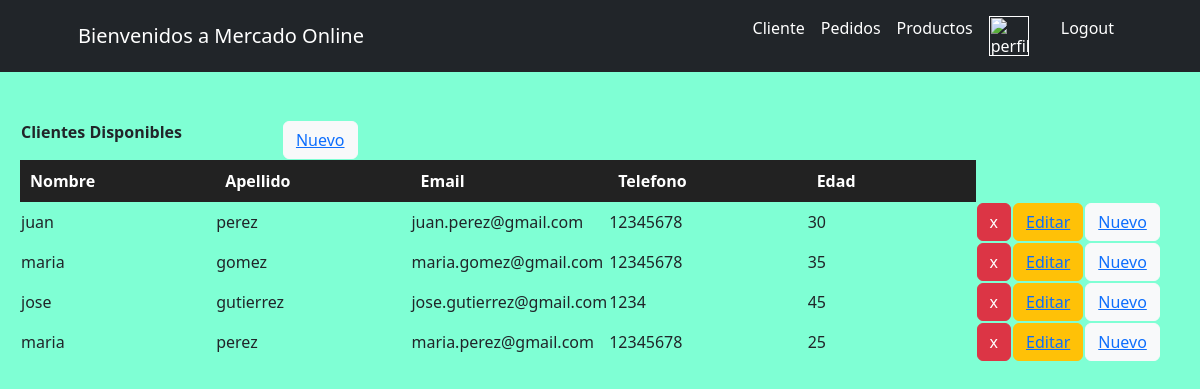
The page /MercadoApp/cliente/ on the database as committed earlier.
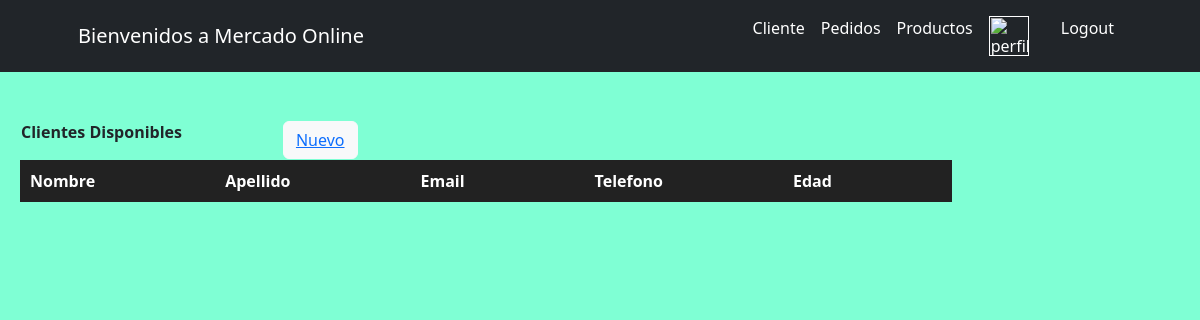
The same page on the database as committed later.
### MercadoApp/models.py (models this page shows, shortened)
class Cliente(models.Model):
    nombre = models.CharField(max_length=30)
    apellido = models.CharField(max_length=30)
    email = models.EmailField()
    telefono = models.IntegerField()
    edad = models.IntegerField()

### MercadoApp/views.py (the view)
# urls.py: path("cliente/", cliente, name="Cliente"),
def cliente(request):
    avatar = getavatar(request)
    Clientes = Cliente.objects.all() #pido toda la informacion que tenga Cliente alojada en su base de datos
    return render(request, "MercadoApp/Cliente.html", {"Clientes":Clientes, "avatar":avatar}) #genera una lista con los datos de todos los clientes, y que podemos usar luego en el template Clientes

### MercadoApp/templates/MercadoApp/Cliente.html (shortened to what this page needs)
<div>
    {% extends "MercadoApp/inicio.html" %}
    {% load static %}
        {% block contenidoQueCambia %}
            <div class="formClienteFormulario">
            <table id="buscarPedido">
                <th><p>Clientes Disponibles</p></th>
                <th><button class="btn btn-light btnNuevoCliente"><a href="{% url 'clienteFormulario' %}" >Nuevo</a></button></th>
            </table>
            <table id="tableInfoClientes">
                <tr id="tituloTablaClientes">
                    <th>Nombre</th>
                    <th>Apellido</th>
                    <th>Email</th>
                    <th>Telefono</th>
                    <th>Edad</th>
                </tr>
                <tr>
                    {% for cliente in Clientes %}
                        <tr>
                            <td>{{cliente.nombre}}</td>
                            <td>{{cliente.apellido}}</td>
                            <td>{{cliente.email}}</td>
                            <td>{{cliente.telefono}}</td>
                            <td>{{cliente.edad}}</td>
                            <td><button class="btn btn-danger btnEliminar"><a href="{% url 'eliminarCliente' cliente.nombre %}" >x</a></button></td>
                            <td><button class="btn btn-warning btnEditar"><a href="{% url 'editarCliente' cliente.nombre %}" >Editar</a></button></td>
                            <td><button class="btn btn-light btnNuevoCliente"><a href="{% url 'clienteFormulario' %}" >Nuevo</a></button></td>
                        </tr>
                    {% endfor%}
                </tr>
            </table>
            </div>
        {% endblock %}

Rows that differ between the two databases and show on the page:
removed Cliente: nombre "juan", apellido "perez", email "juan.perez@gmail.com", telefono "12345678", edad "30"
removed Cliente: nombre "maria", apellido "gomez", email "maria.gomez@gmail.com", telefono "12345678", edad "35"
removed Cliente: nombre "jose", apellido "gutierrez", email "jose.gutierrez@gmail.com", telefono "1234", edad "45"
removed Cliente: nombre "maria", apellido "perez", email "maria.perez@gmail.com", telefono "12345678", edad "25"
